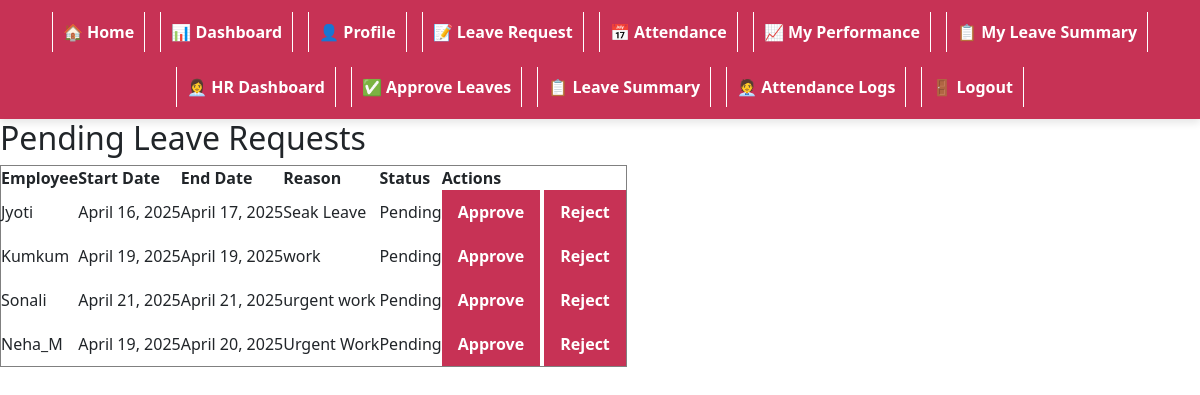
The page /leave-approval/ (signed in) on the database its author committed.
### core/models.py (models this page shows)
class LeaveRequest(models.Model):
    employee = models.ForeignKey(User, on_delete=models.CASCADE)
    start_date = models.DateField()
    end_date = models.DateField()
    reason = models.TextField()
    status = models.CharField(max_length=20, choices=(('Pending', 'Pending'), ('Approved', 'Approved'), ('Rejected', 'Rejected')))
    date = models.DateField(auto_now_add=True)

### core/views.py (the view, shortened to what this page needs)
# urls.py: path('leave-approval/', views.leave_approval_view, name='leave_approval'),
@staff_member_required
def leave_approval_view(request):
    pending = LeaveRequest.objects.filter(status="Pending")
    return render(request, "core/leave_approval.html", {"leave_requests": pending})

### core/templates/core/leave_approval.html (shortened to what this page needs)
{% extends "core/base.html" %}
{% block content %}
<h2>Pending Leave Requests</h2>
{% if leave_requests %}
    <table border="1" cellpadding="8">
        <tr>
            <th>Employee</th>
            <th>Start Date</th>
            <th>End Date</th>
            <th>Reason</th>
            <th>Status</th>
            <th>Actions</th>
        </tr>
        {% for req in leave_requests %}
        <tr>
            <td>{{ req.employee.username }}</td>
            <td>{{ req.start_date }}</td>
            <td>{{ req.end_date }}</td>
            <td>{{ req.reason }}</td>
            <td>{{ req.status }}</td>
            <td>
                <form method="post" style="display:inline;">
                    <button name="action" value="approve">Approve</button>
                    <button name="action" value="reject">Reject</button>
                </form>
            </td>
        </tr>
        {% endfor %}
    </table>
{% else %}
    <p>No pending leave requests.</p>
{% endif %}
{% endblock %}

### core/static/core/style.css (style rules this page uses)
* { margin: 0; padding: 0; box-sizing: border-box; }
button, .btn { background-color: #c73255; color: white; border: none; padding: 10px 16px; font-size: 16px; font-weight: 600; border-radius: 6px; cursor: pointer; transition: all 0.3s ease; display: inline-block; text-decoration: none; }

### rows shown on the page
LeaveRequest: employee.username "Jyoti", start_date "April 16, 2025", end_date "April 17, 2025", reason "Seak Leave", status "Pending"
LeaveRequest: employee.username "Kumkum", start_date "April 19, 2025", end_date "April 19, 2025", reason "work", status "Pending"
LeaveRequest: employee.username "Sonali", start_date "April 21, 2025", end_date "April 21, 2025", reason "urgent work", status "Pending"
LeaveRequest: employee.username "Neha_M", start_date "April 19, 2025", end_date "April 20, 2025", reason "Urgent Work", status "Pending"
